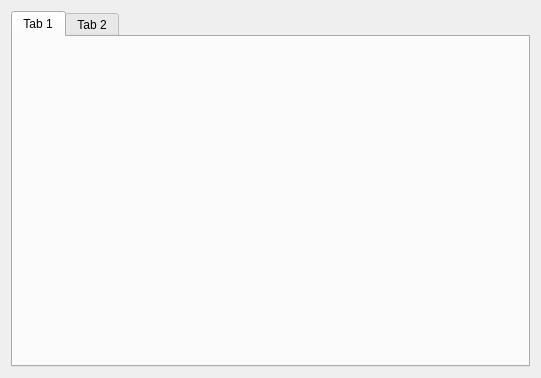
<?xml version="1.0" encoding="UTF-8"?>
<ui version="4.0">
 <class>MainWidget</class>
 <widget class="QWidget" name="MainWidget">
  <property name="geometry">
   <rect>
    <x>0</x>
    <y>0</y>
    <width>541</width>
    <height>378</height>
   </rect>
  </property>
  <property name="windowTitle">
   <string>MainWidget</string>
  </property>
  <layout class="QVBoxLayout" name="verticalLayout">
   <item>
    <widget class="QTabWidget" name="tabWidget">
     <property name="currentIndex">
      <number>0</number>
     </property>
     <widget class="QWidget" name="pTab1">
      <attribute name="title">
       <string>Tab 1</string>
      </attribute>
     </widget>
     <widget class="QWidget" name="pTab2">
      <attribute name="title">
       <string>Tab 2</string>
      </attribute>
     </widget>
    </widget>
   </item>
  </layout>
 </widget>
 <resources/>
 <connections/>
</ui>
